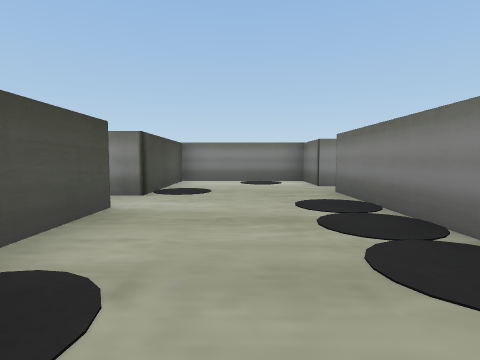
View 1 (above)

12 first-person views from a walk through a 3-D level made in the Unity game engine. The camera is 0.55 m above the floor, tilts 4° down and sees 80° across. Doors are open. The floor is counted in squares, 1 m on a side. Each view is taken from the middle of a square. On the plan, view 1 faces up. The plan holds only what a view shows up to about 9 squares ahead; the rest is blank. The place goes on beyond the plan. The player is left out.

View 2
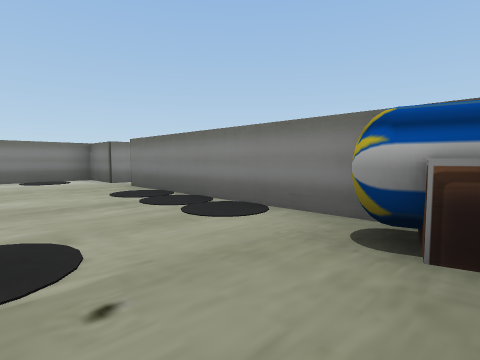

View 3
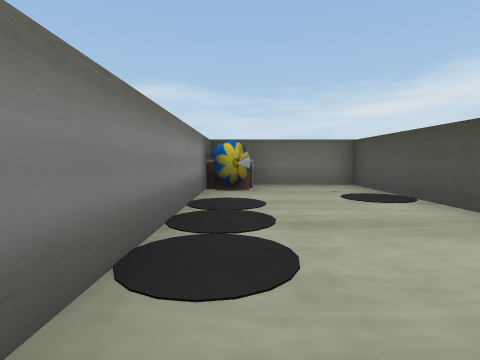

View 4
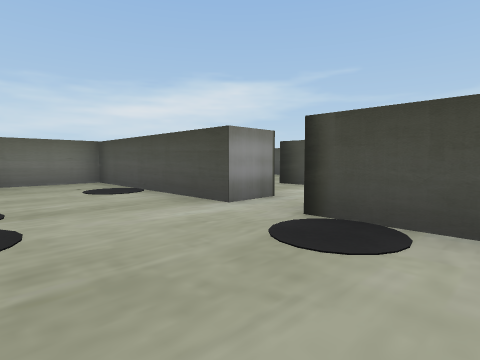

View 5
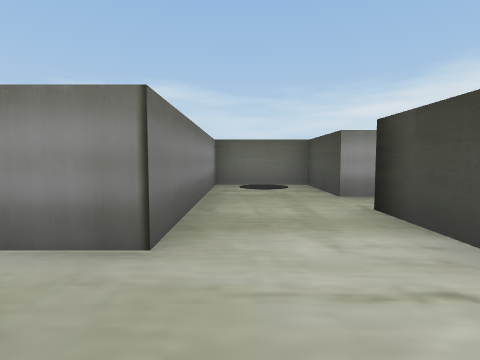

View 6
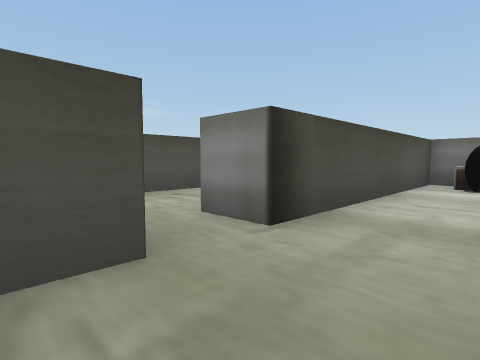

View 7
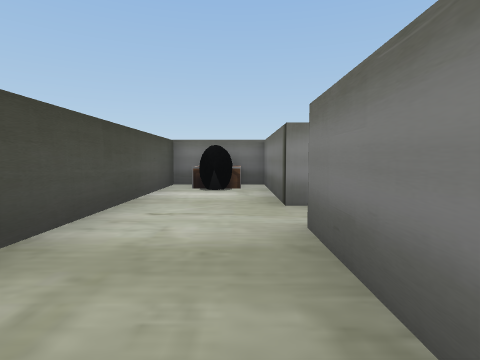

View 8
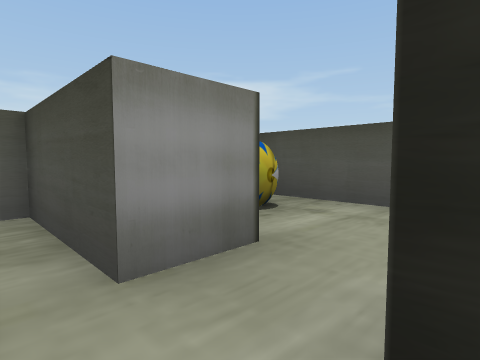

View 9
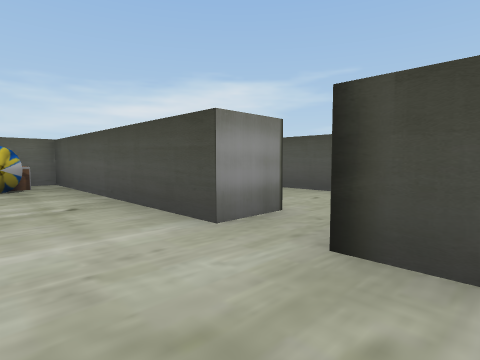

View 10
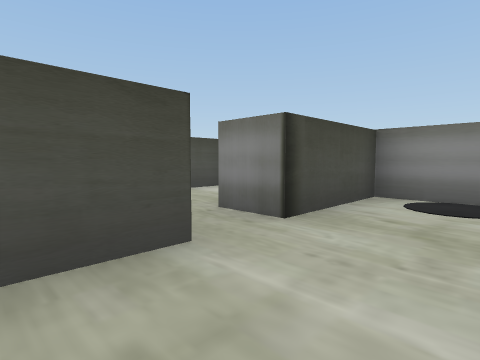

View 11
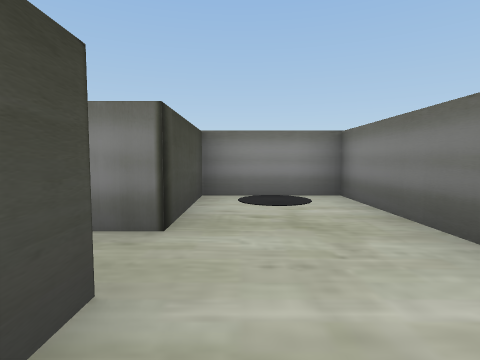

View 12
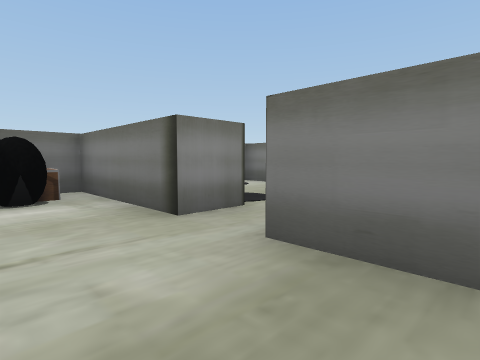

### Floor plan
Points are (right, up) in squares from view 1. A wall is a line through its corners. A room is listed if a view was taken in it or the views show most of it. See-through windows are left out.
Room 1 (views 1, 2, 3, 4)
walls: (-2.5, 3.3) (-1.5, 3.3) (-1.5, -1.3) (0.4, -1.3); (1.7, 6) (1.7, 7.4) (-1.5, 7.4) (-1.5, 4.4) (-2.5, 4.4); (1.7, -1.4) (1.7, 5)
ways out: opening at (-2, 4) to room 2
objects: other object (1, -1) to (1, 0)
Room 2 (view 5)
walls: (-2.5, 4.4) (-2.5, 7.4) (-4.5, 7.4) (-4.5, 3.4)
ways out: opening at (-2, 4) to room 1; opening at (-3.5, 2.5) to room 3
objects: other object (-4, 6) to (-3, 7)
Room 3 (views 6, 7, 8, 12)
walls: (-5.5, 0.7) (-4.5, 0.7) (-4.5, -1.3) (-2.5, -1.3) (-2.5, 3.3); (-4.5, 3.4) (-4.5, 1.9) (-5.5, 1.9)
ways out: opening at (-3.5, 2.5) to room 2; opening at (-5, 1) to room 4
Room 4 (views 9, 10, 11)
walls: (-7.6, 4.1) (-7.6, -1.4); (-5.4, 4.8) (-5.4, 7.4) (-7.6, 7.4) (-7.6, 5.2)
ways out: opening at (-5, 1) to room 3
objects: other object (-7, -1) to (-6, 0)

Positions as (right, up) in squares from view 1, and headings:
1: (0, 0), facing up
2: (-1, -1), facing up-right
3: (1, 5), facing down
4: (1, 6), facing down-left
5: (-3, 5), facing down
6: (-3, 0), facing up-left
7: (-3, 1), facing up
8: (-4, 2), facing down-left
9: (-6, 6), facing down-left
10: (-6, 3), facing up-left
11: (-7, 3), facing up
12: (-4, 2), facing up-right
